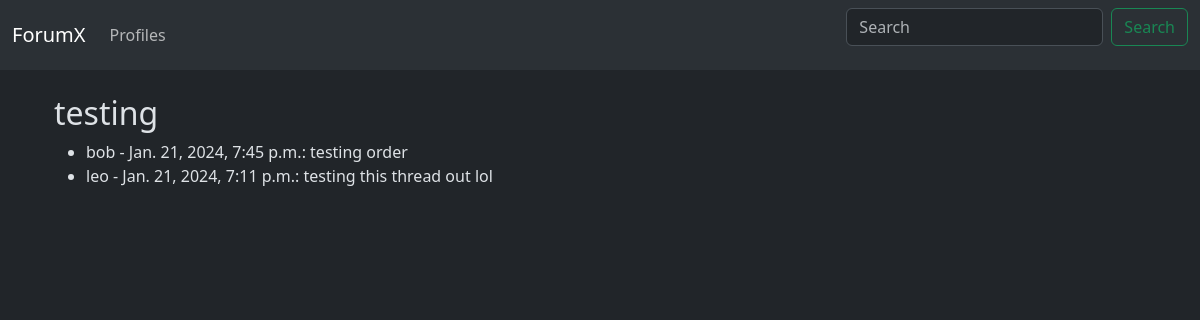
/thread/1/, run on the app's committed database.
### forumx/models.py (models this page shows, shortened)
class Thread(models.Model):
    title = models.CharField(max_length=255)
    user = models.ForeignKey(User,
        on_delete=models.CASCADE,
        related_name='created_threads') #We need to access threads later on
    created_at = models.DateTimeField(default=timezone.now)

class Post(models.Model):
    thread = models.ForeignKey(Thread,
        on_delete=models.CASCADE,
        related_name='posts')
    user = models.ForeignKey(User,
        on_delete=models.CASCADE,
        related_name='posts')
    content = models.TextField()
    created_at = models.DateTimeField(default=timezone.now)

### forumx/views.py (the view)
# urls.py: path('thread/<int:thread_id>/', views.thread_posts, name='thread_posts'),
def thread_posts(request, thread_id):
    thread=get_object_or_404(Thread, pk=thread_id)
    posts=thread.posts.all().order_by("-created_at")
    return render(request, 'posts.html', {'thread': thread, 'posts': posts})

### forumx/templates/posts.html
{% extends "base.html" %}
{% block content %}
<div class="container">
    <h2>{{ thread.title }}</h2>
    <ul>
        {% for post in posts %}
            <li>{{ post.user.username }} - {{ post.created_at }}: {{ post.content }}</li>
        {% endfor %}
    </ul>
</div>
{% endblock %}

### data on the page
Thread: title "testing"
Post: user.username "bob", created_at "Jan. 21, 2024, 7:45 p.m.", content "testing order"
Post: user.username "leo", created_at "Jan. 21, 2024, 7:11 p.m.", content "testing this thread out lol"
